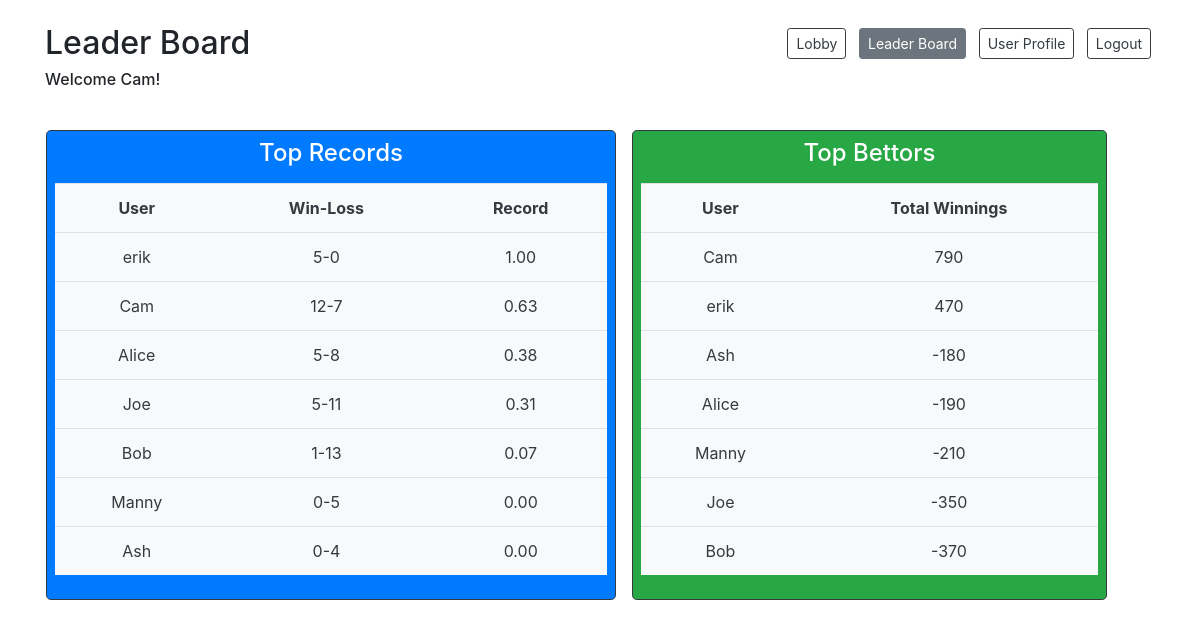
/leaderboard (signed in), run on the app's committed database.
### models.py (models this page shows)
class User(db.Model):
    __tablename__ = "users"
    id = db.Column(db.Integer, primary_key=True)
    user_name = db.Column(db.String(255))
    email = db.Column(db.String(255))
    password = db.Column(db.String(255))
    balance = db.Column(db.Integer)
    photo = db.Column(db.BLOB)
    current_game_id = db.Column(db.Integer, db.ForeignKey("games.id"),
                                nullable=True)  # is null if not currently in a game
    current_game = db.relationship("Game", foreign_keys=[current_game_id], backref="game_users")
    created_at = db.Column(db.DateTime, server_default=func.now())
    updated_at = db.Column(db.DateTime, server_default=func.now(), onupdate=func.now())

### controller.py (the view)
def leaderboard():
    if 'user_id' in session:
        user = getUser(session['user_id'])
    records = getTopWinLossRecords(10)
    bettors = getTopBettors(10)
    return render_template('leaderboard.html', user=user, records=records, bettors=bettors,
                           starting_balance=starting_balance)

### utilities.py (called while the page is built)
def getUser(user_id):
    user = User.query.get(user_id)
    return user

def getTopWinLossRecords(num_of_players):
    results = Player.query.join(User).with_entities( \
        User.user_name.label('user_name'), \
        func.count(Player.result).filter(Player.result == 2).label('wins'), \
        func.count(Player.result).filter(Player.result == 3).label('losses') \
        ).filter(or_(Player.result == 2, Player.result == 3)).group_by(User.user_name) \
        .order_by((1.0 * func.count(Player.result).filter(Player.result == 2) / \
                   (func.count(Player.result).filter(Player.result == 3) +
                    func.count(Player.result).filter(Player.result == 2))).desc()
                  ).limit(10).all()
    records = []
    for result in results:
        entry = {'user_name': result.user_name,
                 'wins': result.wins,
                 'losses': result.losses}
        records.append(entry)
    return records

def getTopBettors(num_of_players):
    topBettors = User.query.order_by(User.balance.desc()).limit(10)
    return topBettors

### templates/leaderboard.html (shortened to what this page needs)
<!DOCTYPE html>
<html lang="en">
<head>
    <link href="https://stackpath.bootstrapcdn.com/bootstrap/4.4.1/css/bootstrap.min.css" rel="stylesheet">
    <script src="https://cdnjs.cloudflare.com/ajax/libs/socket.io/1.7.3/socket.io.min.js"></script></head>
</head>
<body>
    <div class="container bg-white">
        <div class="row justify-content-between mt-4 mb-2">
            <div class="col-auto">
                <h2>Leader Board</h2>
                {% if user %}
                <h6>Welcome {{user.user_name}}!</h6>
                {% endif %}
            </div>
            <div class="col-auto">
                <a href="/lobby" class="col-auto btn btn-outline-dark btn-sm mx-1 mt-1 mb-3">Lobby</a>
                <a href="#" class="inactive col-auto btn btn-secondary btn-sm mx-1 mt-1 mb-3">Leader Board</a>
                <a href="/user-profile" class="col-auto btn btn-outline-dark btn-sm mx-1 mt-1 mb-3">User Profile</a>
                <a href="/logout-action" class="col-auto btn btn-outline-dark btn-sm mx-1 mt-1 mb-3">Logout</a>
            </div>
        </div>
        <div class="row pt-4">
            <div class="col-6 bg-primary text-white border border-dark rounded-lg p-2 mx-3">
                <h4 class="pb-2 text-center">Top Records</h4>
                {% if records %}
                    <table class="bg-light table table-fixed text-dark text-center table-hover">
                        <tr scope="row">
                            <th>User</th>
                            <th>Win-Loss</th>
                            <th>Record</th>
                        </tr>
                    {% for record in records %}
                        <tr scope="row">
                            <td>{{record.user_name}}</td>
                            <td>{{record.wins}}-{{record.losses}}</td>
                            <td>{%if record.wins or record.losses %}{{'%0.2f'| format(record.wins/(record.wins+record.losses))}}{%endif%}</td>
                        </tr>
                    {% endfor %}
                    </table>
                {% else %}
                    <h6>No games</h6>
                {% endif %}
            </div>
            <div class="col-5 bg-success text-white border border-dark rounded-lg p-2">
                <h4 class="pb-2 text-center">Top Bettors</h4>
                {% if bettors %}
                    <table class="bg-light table table-fixed text-dark text-center table-hover">
                        <tr scope="row">
                            <th>User</th>
                            <th>Total Winnings</th>
                        </tr>
                    {% for bettor in bettors %}
                        <tr scope="row">
                            <td>{{bettor.user_name}}</td>
                            <td>{{bettor.balance - starting_balance}}</td>
                        </tr>
                    {% endfor %}
                    </table>
                {% else %}
                    <h6>No bettors</h6>
                {% endif %}
            </div>
        </div>
    </div>
</body>
</html>

### data on the page
User: user_name "Cam", bettor.balance-starting_balance "790"
User: user_name "Manny", wins "0", losses "5", wins "0.00", bettor.balance-starting_balance "-210"
User: user_name "erik", bettor.balance-starting_balance "470"
User: user_name "Ash", bettor.balance-starting_balance "-180"
User: user_name "Alice", bettor.balance-starting_balance "-190"
User: user_name "Joe", bettor.balance-starting_balance "-350"
User: user_name "Bob", bettor.balance-starting_balance "-370"

### other printed values
{{ record.user_name }} "erik" "Cam" "Alice" "Joe" "Bob" "Ash"
{{ record.wins }} "5" "12" "5" "5" "1" "0"
{{ record.losses }} "0" "7" "8" "11" "13" "4"
{{ '%0.2f'| format(record.wins/(record.wins+record.losses)) }} "1.00" "0.63" "0.38" "0.31" "0.07" "0.00"
